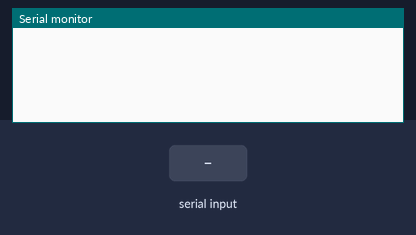
Bench run of a sketch on a simulated Arduino Uno, built with avr-gcc and run on an emulated ATmega328P. Parts: the last lines printed to the serial monitor. Inputs (shaded band) come from the test bench.

Above: at 1.2 s.
1.3 s: "t" received over Serial
At 2.2 s:
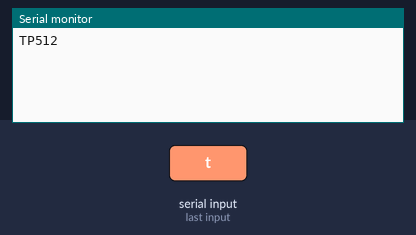
2.8 s: "m" received over Serial
At 3.4 s:
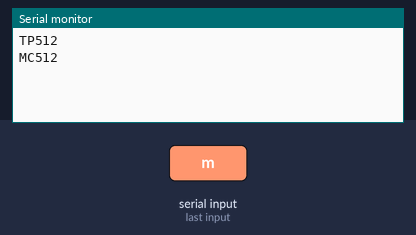

The sketch:

Input_from_user.ino
```cpp
int analogPin1 = A0;
int analogPin2 = A2;
int sensorValueTP = 0;
int sensorValueMC = 0;
char ef;
void setup() {
   // put your setup code here, to run once:
   Serial.begin(9600);
}

void loop(){
   char ef;
    if(Serial.available()>=0){
      ef=Serial.read();
      if(ef=='t'||ef=='T'){
        sensorValueTP = analogRead(analogPin1);
         String T="TP"+String(sensorValueTP);
         Serial.println(T);
      }
      if(ef=='m'||ef=='M'){
        sensorValueMC = analogRead(analogPin2);
        String M="MC"+String(sensorValueMC);
        Serial.println(M);
      }
    }
}
```

Measured:
- after the input at 1.3 s, the serial monitor: prints a new line at once (image 1)
- after the input at 2.8 s, the serial monitor: prints a new line at once (image 2)
